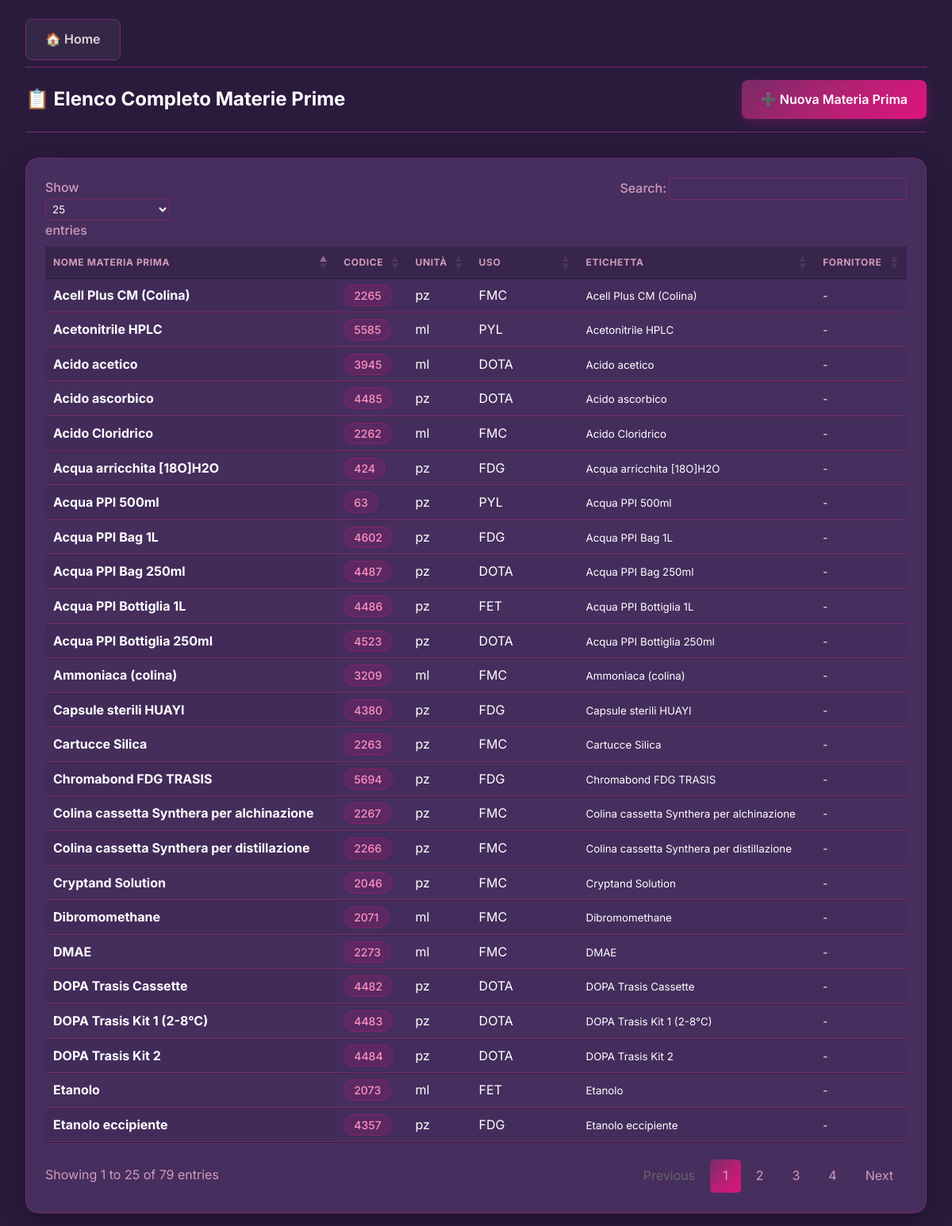
Page /list on the committed database.
### tables this page shows
CREATE TABLE Elenco_MP (
            codice TEXT PRIMARY KEY,
            nome_mp TEXT,
            nome_file TEXT,
            unita_misura TEXT,
            nome_etichetta TEXT,
            uso TEXT,
            codice_fornitore TEXT,
            controcampione TEXT,
            distribuzione TEXT
        , scorta_minima FLOAT DEFAULT 0, ordine_magazzino INTEGER DEFAULT 999, categoria_magazzino TEXT);

### app.py (the view)
@app.route('/list')
def product_list():
    query = request.args.get('q')
    conn = get_db_connection()
    if query:
        products_rows = conn.execute("SELECT * FROM Elenco_MP WHERE nome_mp LIKE ? OR codice LIKE ?",
                                ('%' + query + '%', '%' + query + '%')).fetchall()
    else:
        products_rows = conn.execute('SELECT * FROM Elenco_MP ORDER BY nome_mp ASC').fetchall()
    products = [dict(row) for row in products_rows]
    conn.close()
    return render_template('list.html', products=products, search_query=query)

### app.py (called while the page is built)
def get_db_connection():
    conn = sqlite3.connect(DB_PATH)
    conn.row_factory = sqlite3.Row
    return conn

### templates/list.html (shortened to what this page needs)
{% extends 'base.html' %}
{% block content %}
<link rel="stylesheet" type="text/css" href="https://cdn.datatables.net/1.13.6/css/jquery.dataTables.min.css">
<div style="display: flex; justify-content: space-between; align-items: center; margin-bottom: 2rem; border-bottom: 1px solid var(--border-color); padding-bottom: 1rem;">
    <h2 style="margin: 0;">📋 Elenco Completo Materie Prime</h2>
    <a href="{{ url_for('add') }}" class="btn btn-primary" style="display: inline-flex; align-items: center; gap: 0.5rem; text-decoration: none;">
        <span>➕ Nuova Materia Prima</span>
    </a>
</div>
<div class="table-container" style="padding: 1.5rem;">
    <table id="mpTable" class="display">
        <thead>
            <tr>
                <th>Nome Materia Prima</th>
                <th>Codice</th>
                <th>Unità</th>
                <th>Uso</th>
                <th>Etichetta</th>
                <th>Fornitore</th>
            </tr>
        </thead>
        <tbody>
            {% for product in products %}
            <tr>
                <td><strong>{{ product['nome_mp'] }}</strong></td>
                <td><span class="badge">{{ product['codice'] }}</span></td>
                <td>{{ product['unita_misura'] }}</td>
                <td>{{ product['uso'] }}</td>
                <td><small>{{ product['nome_etichetta'] or '-' }}</small></td>
                <td><small>{{ product['codice_fornitore'] or '-' }}</small></td>
            </tr>
            {% endfor %}
        </tbody>
    </table>
</div>
{% endblock %}

### static/css/style.css (style rules this page uses)
:root { --bg-dark: #2a1b3d; --card-bg: #462e5e; --accent-color: #df137e; --primary-color: #792a68; --text-primary: #ffffff; --text-secondary: #d29bba; --text-pale: #e4d0d8; --border-color: #792a68; --muted-color: #6b5955; --success: #10b981; --warning: #f59e0b; --danger: #ef4444; --gradient: linear-gradient(135deg, #792a68 0%, #b32174 50%, #df137e 100%); }
* { margin: 0; padding: 0; box-sizing: border-box; font-family: 'Inter', -apple-system, sans-serif; }
body { background-color: var(--bg-dark); color: var(--text-primary); line-height: 1.6; }
.btn { display: inline-block; padding: 0.75rem 1.5rem; border-radius: 0.5rem; font-weight: 600; text-decoration: none; transition: all 0.3s ease; cursor: pointer; border: none; text-align: center; }
.btn-primary { background: var(--gradient); color: white; box-shadow: 0 4px 15px rgba(179, 33, 116, 0.3); }
.table-container { background: var(--card-bg); border-radius: 1rem; border: 1px solid var(--border-color); overflow: hidden; box-shadow: 0 10px 30px rgba(0, 0, 0, 0.3); }
table { width: 100%; border-collapse: collapse; }
th, td { padding: 1.25rem; text-align: left; border-bottom: 1px solid rgba(255, 255, 255, 0.05); }
th { background: rgba(0, 0, 0, 0.2); color: var(--text-pale); font-weight: 600; text-transform: uppercase; font-size: 0.75rem; letter-spacing: 0.05em; }
.badge { background: rgba(223, 19, 126, 0.15); color: #ff91c1; padding: 0.25rem 0.75rem; border-radius: 2rem; font-size: 0.875rem; font-weight: 500; border: 1px solid rgba(223, 19, 126, 0.3); }

### templates/list.html (style rules this page uses)
table.dataTable thead th { border-bottom: 1px solid var(--border-color); color: var(--text-secondary); }
table.dataTable tbody td { border-bottom: 1px solid var(--border-color); background: transparent !important; color: var(--text-primary); }

### rows in the picture
Elenco_MP: nome_mp "Acell Plus CM (Colina)", codice "2265", unita_misura "pz", uso "FMC", nome_etichetta "Acell Plus CM (Colina)", codice_fornitore "-"
Elenco_MP: nome_mp "Acetonitrile HPLC", codice "5585", unita_misura "ml", uso "PYL", nome_etichetta "Acetonitrile HPLC", codice_fornitore "-"
Elenco_MP: nome_mp "Acido Cloridrico", codice "2262", unita_misura "ml", uso "FMC", nome_etichetta "Acido Cloridrico", codice_fornitore "-"
Elenco_MP: nome_mp "Acido acetico", codice "3945", unita_misura "ml", uso "DOTA", nome_etichetta "Acido acetico", codice_fornitore "-"
Elenco_MP: nome_mp "Acido ascorbico", codice "4485", unita_misura "pz", uso "DOTA", nome_etichetta "Acido ascorbico", codice_fornitore "-"
Elenco_MP: nome_mp "Acqua PPI 500ml", codice "63", unita_misura "pz", uso "PYL", nome_etichetta "Acqua PPI 500ml", codice_fornitore "-"
Elenco_MP: nome_mp "Acqua PPI Bag 1L", codice "4602", unita_misura "pz", uso "FDG", nome_etichetta "Acqua PPI Bag 1L", codice_fornitore "-"
Elenco_MP: nome_mp "Acqua PPI Bag 250ml", codice "4487", unita_misura "pz", uso "DOTA", nome_etichetta "Acqua PPI Bag 250ml", codice_fornitore "-"
Elenco_MP: nome_mp "Acqua PPI Bottiglia 1L", codice "4486", unita_misura "pz", uso "FET", nome_etichetta "Acqua PPI Bottiglia 1L", codice_fornitore "-"
Elenco_MP: nome_mp "Acqua PPI Bottiglia 250ml", codice "4523", unita_misura "pz", uso "DOTA", nome_etichetta "Acqua PPI Bottiglia 250ml", codice_fornitore "-"
Elenco_MP: nome_mp "Acqua arricchita [18O]H2O", codice "424", unita_misura "pz", uso "FDG", nome_etichetta "Acqua arricchita [18O]H2O", codice_fornitore "-"
Elenco_MP: nome_mp "Ammoniaca (colina)", codice "3209", unita_misura "ml", uso "FMC", nome_etichetta "Ammoniaca (colina)", codice_fornitore "-"
Elenco_MP: nome_mp "Capsule sterili HUAYI", codice "4380", unita_misura "pz", uso "FDG", nome_etichetta "Capsule sterili HUAYI", codice_fornitore "-"
Elenco_MP: nome_mp "Cartucce Silica", codice "2263", unita_misura "pz", uso "FMC", nome_etichetta "Cartucce Silica", codice_fornitore "-"
Elenco_MP: nome_mp "Chromabond FDG TRASIS", codice "5694", unita_misura "pz", uso "FDG", nome_etichetta "Chromabond FDG TRASIS", codice_fornitore "-"
Elenco_MP: nome_mp "Colina cassetta Synthera per alchinazione", codice "2267", unita_misura "pz", uso "FMC", nome_etichetta "Colina cassetta Synthera per alchinazione", codice_fornitore "-"
Elenco_MP: nome_mp "Colina cassetta Synthera per distillazione", codice "2266", unita_misura "pz", uso "FMC", nome_etichetta "Colina cassetta Synthera per distillazione", codice_fornitore "-"
Elenco_MP: nome_mp "Cryptand Solution", codice "2046", unita_misura "pz", uso "FMC", nome_etichetta "Cryptand Solution", codice_fornitore "-"
Elenco_MP: nome_mp "DMAE", codice "2273", unita_misura "ml", uso "FMC", nome_etichetta "DMAE", codice_fornitore "-"
Elenco_MP: nome_mp "DOPA Trasis Cassette", codice "4482", unita_misura "pz", uso "DOTA", nome_etichetta "DOPA Trasis Cassette", codice_fornitore "-"
Elenco_MP: nome_mp "DOPA Trasis Kit 1 (2-8°C)", codice "4483", unita_misura "pz", uso "DOTA", nome_etichetta "DOPA Trasis Kit 1 (2-8°C)", codice_fornitore "-"
Elenco_MP: nome_mp "DOPA Trasis Kit 2", codice "4484", unita_misura "pz", uso "DOTA", nome_etichetta "DOPA Trasis Kit 2", codice_fornitore "-"
Elenco_MP: nome_mp "Dibromomethane", codice "2071", unita_misura "ml", uso "FMC", nome_etichetta "Dibromomethane", codice_fornitore "-"
Elenco_MP: nome_mp "Etanolo", codice "2073", unita_misura "ml", uso "FET", nome_etichetta "Etanolo", codice_fornitore "-"
Elenco_MP: nome_mp "Etanolo eccipiente", codice "4357", unita_misura "pz", uso "FDG", nome_etichetta "Etanolo eccipiente", codice_fornitore "-"
